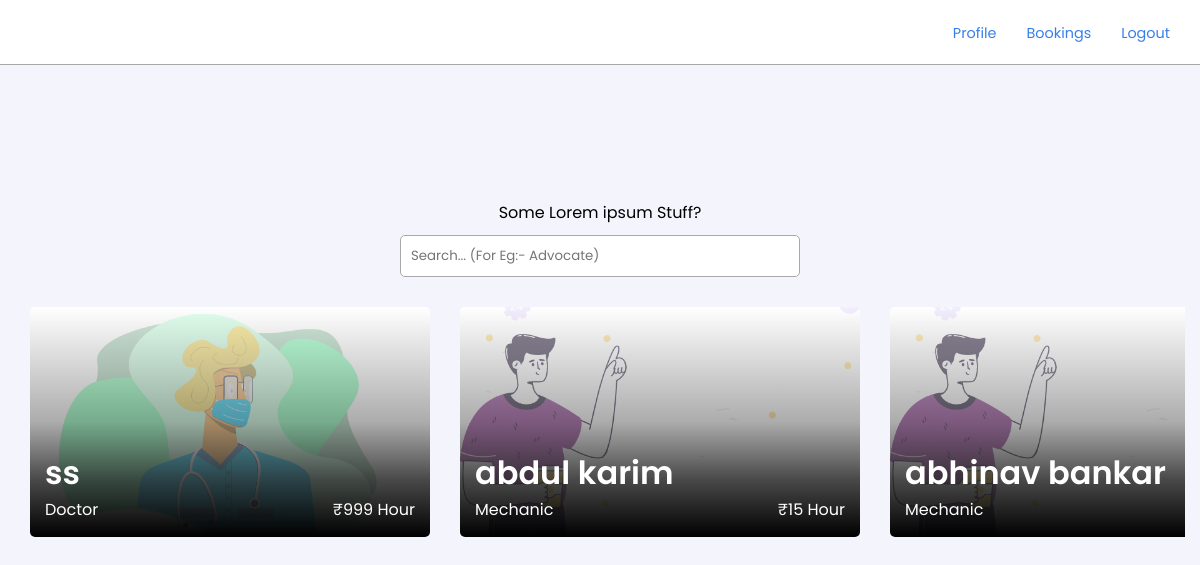
Page /user/ (signed in) on the earlier database version.
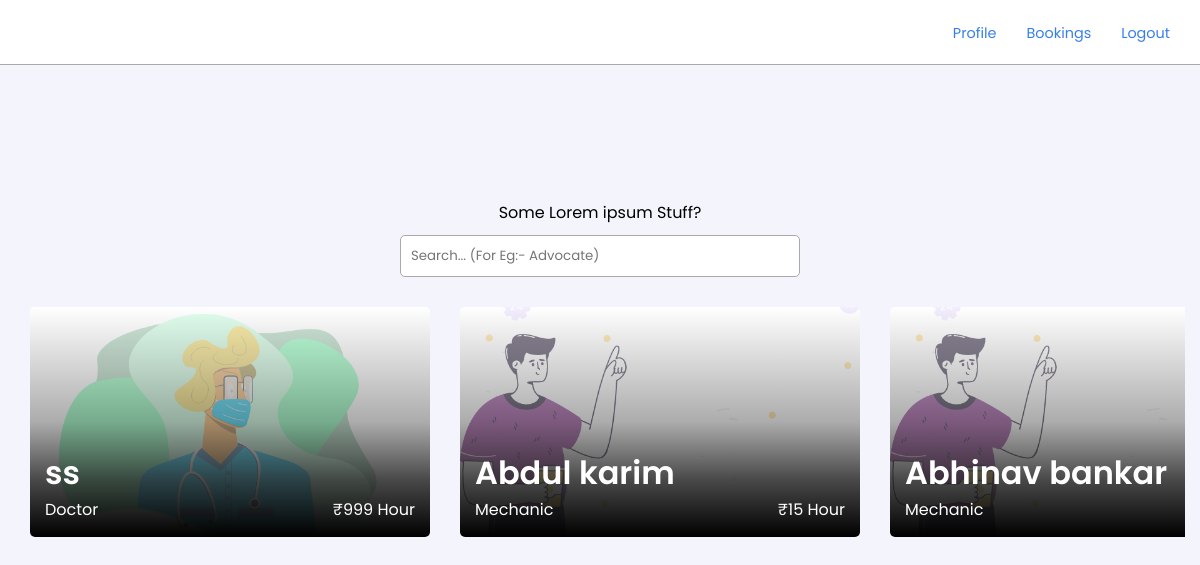
Same page on the later database version.
### tables this page shows
CREATE TABLE `sproviders` (
  `id` int(10) NOT NULL,
  `sname` varchar(50) NOT NULL,
  `smail` varchar(50) NOT NULL,
  `smob` bigint(20) NOT NULL,
  `serv` varchar(50) NOT NULL,
  `slocation` varchar(25) DEFAULT NULL,
  `stime` time NOT NULL,
  `etime` time NOT NULL,
  `scharges` int(70) NOT NULL,
  `sdesc` text NOT NULL
);

### user/index.php (the view, shortened to what this page needs)
<?php
     include ("../conn.php");
     mysqli_select_db($conn, 'infinity') or die(mysqli_error($conn));
     $unFIlteredSPData = mysqli_query($conn, "SELECT * FROM sproviders  ");
     $spDataRows = mysqli_num_rows($unFIlteredSPData);
?>
<!DOCTYPE html>
<html lang="en">
<head>
    <link rel="stylesheet" href="../Assets/Styles/style.css?v=<?php echo time(); ?>">
</head>
<body>
    <nav class="glass">
        <a href="#home"><img src="../Assets/Images/infinityLoop2.gif" class="navImg" alt=""></a>
            <ul>
            <li><a href='./profile.php'>Profile</a></li>
            <li><a href='./bookings.php'>Bookings</a></li>
            <li><a href='../logout.php'>Logout</a></li>
        </ul>
    </nav>
    <section class="mainSection">
        <div class="userDashbaordSearchDiv">
            <p>Some Lorem ipsum Stuff?</p>
            <div class="userDashbaordSearchDivSearchParent">
                <input type="text" class="inputBx boxShadow1Hover" placeholder="Search... (For Eg:- Advocate)"
                    id="userDashBoardSearchBx" />
            </div>
        </div>
        <div class="userDashBoardCardMainDiv">
        <?php
            if($spDataRows!=0){
                while($allServices = mysqli_fetch_assoc($unFIlteredSPData)){
        ?>
            <div class="userDashBoardCard boxShadow1Hover">
                <div class="userDashBoardCardOverlay">
                    <div class="userDashBoardCardOverlaySub2">
                        <h2><?php echo"$allServices[sname]"?></h2>
                        <div class="userDashboardCardOverlayBottomDiv">
                            <p><?php echo"$allServices[serv]"?></p>
                            <p>₹<?php echo"$allServices[scharges]"?> Hour</p>
                        </div>
                    </div>
                </div>
                <img src="../Assets/Images/Services/<?php echo"$allServices[serv]"?>.gif" class="userDashBoardCardBgImg" alt="" />
            </div>
        <?php
                }
            }
        ?>
        </div>
    </section>
</body>
</html>

### Assets/Styles/style.css (style rules this page uses)
* { padding: 0; margin: 0; box-sizing: border-box; font-family: "Poppins", sans-serif; transition: all 0.3s ease-in-out; }
:root { --primary-Color-Dark: black; --border-Color: #a9a9a9; --text-Color: #000; --main-Background-Color: #f4f5fc; --blue-Color: #005ce6c9; --primary-Color-Light: #ffff; --hover-Bg-Color: rgb(232, 232, 232); --mp-Large: 30px; --mp-Main: 15px; --mp-Secondary: 10px; --mp-Tertiary: 5px; }
.mainSection { padding: var(--mp-Main); }
h2 { font-size: 2rem; font-weight: 600; color: var(--text-Color); }
p { font-size: 1rem; font-weight: 400; color: var(--text-Color); }
a { font-size: 0.9rem; text-decoration: none; color: var(--blue-Color); cursor: pointer; }
body { background-color: var(--main-Background-Color); }
html { scroll-behavior: smooth; }
.glass { backdrop-filter: blur(16px) saturate(180%); -webkit-backdrop-filter: blur(16px) saturate(180%); }
.inputBx { border: 1px solid var(--border-Color); border-radius: var(--mp-Tertiary); outline: none; padding: var(--mp-Secondary); background-color: var(--primary-Color-Light); width: 100%; }
nav { height: 65px; padding: var(--mp-Main) var(--mp-Large); border-bottom: 1px solid var(--border-Color); width: 100%; display: flex; align-items: center; justify-content: space-between; background-color: var(--primary-Color-Light); z-index: 100; }
.navImg { width: 35px; border-radius: var(--mp-Secondary); }
nav ul { display: flex; align-items: center; justify-content: center; }
nav ul li { list-style-type: none; margin-left: var(--mp-Large); border-radius: var(--mp-Tertiary); cursor: pointer; }
.userDashbaordSearchDiv { width: 100%; margin-top: 120px; text-align: center; }
.userDashbaordSearchDivSearchParent { width: 100%; margin-top: var(--mp-Secondary); position: relative; }
.userDashbaordSearchDiv input { max-width: 400px; }
.userDashBoardCardMainDiv { display: flex; align-items: flex-start; justify-content: start; overflow: scroll; margin-top: var(--mp-Main); }
.userDashBoardCard { cursor: pointer; width: 100%; max-width: 400px; height: 230px; border-radius: var(--mp-Tertiary); overflow: hidden; margin: var(--mp-Main); position: relative; flex-shrink: 0; }
.userDashBoardCardOverlay { display: flex; align-items: flex-start; justify-content: space-between; flex-direction: column; position: absolute; top: 0; padding: var(--mp-Main); width: 100%; height: 100%; background-image: linear-gradient( to bottom, #ffffff7e, #b9b9b996, #7777779c, #303030e0, #000000 ); }
.userDashBoardCardOverlay * { color: var(--primary-Color-Light); }
.userDashBoardCardOverlaySub2 { width: 100%; }
.userDashboardCardOverlayBottomDiv { display: flex; align-items: center; justify-content: space-between; width: 100%; }
.userDashBoardCardBgImg { width: 100%; height: 100%; background-size: cover; object-fit: cover; background-position: center; background-repeat: no-repeat; }

Differences in the rows shown:
changed sproviders: sname "abdul karim" → "Abdul karim"
changed sproviders: sname "abhinav bankar" → "Abhinav bankar"
